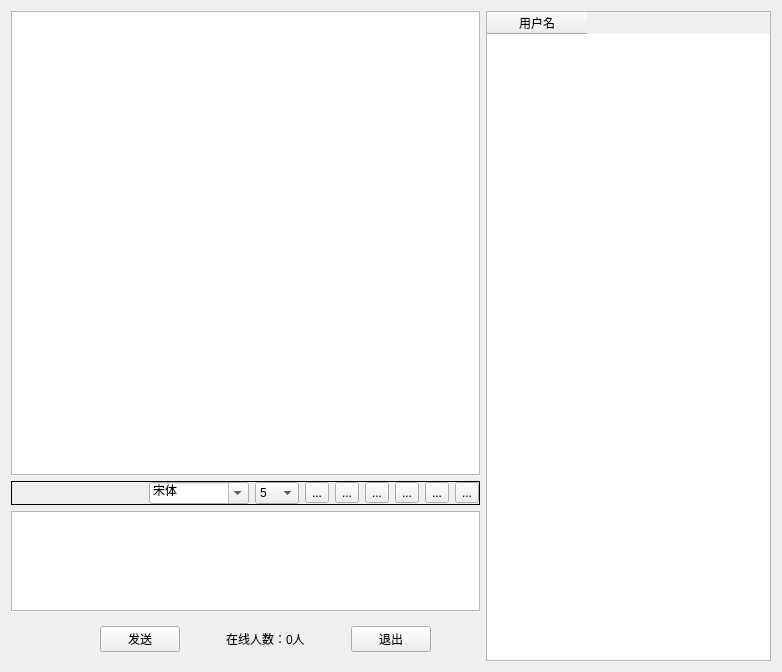
<?xml version="1.0" encoding="UTF-8"?>
<ui version="4.0">
 <class>Widget</class>
 <widget class="QWidget" name="Widget">
  <property name="geometry">
   <rect>
    <x>0</x>
    <y>0</y>
    <width>782</width>
    <height>672</height>
   </rect>
  </property>
  <property name="windowTitle">
   <string>Widget</string>
  </property>
  <layout class="QHBoxLayout" name="horizontalLayout_7">
   <item>
    <widget class="QWidget" name="widget_7" native="true">
     <layout class="QHBoxLayout" name="horizontalLayout_6" stretch="0,0">
      <property name="leftMargin">
       <number>0</number>
      </property>
      <property name="topMargin">
       <number>0</number>
      </property>
      <property name="rightMargin">
       <number>0</number>
      </property>
      <property name="bottomMargin">
       <number>0</number>
      </property>
      <item>
       <widget class="QWidget" name="widget_6" native="true">
        <layout class="QVBoxLayout" name="verticalLayout_3">
         <property name="leftMargin">
          <number>0</number>
         </property>
         <property name="topMargin">
          <number>0</number>
         </property>
         <property name="rightMargin">
          <number>0</number>
         </property>
         <property name="bottomMargin">
          <number>0</number>
         </property>
         <item>
          <widget class="QWidget" name="widget_2" native="true">
           <layout class="QVBoxLayout" name="verticalLayout">
            <property name="leftMargin">
             <number>0</number>
            </property>
            <property name="topMargin">
             <number>0</number>
            </property>
            <property name="rightMargin">
             <number>0</number>
            </property>
            <property name="bottomMargin">
             <number>0</number>
            </property>
            <item>
             <widget class="QWidget" name="widget" native="true">
              <layout class="QHBoxLayout" name="horizontalLayout_2">
               <property name="leftMargin">
                <number>0</number>
               </property>
               <property name="topMargin">
                <number>0</number>
               </property>
               <property name="rightMargin">
                <number>0</number>
               </property>
               <property name="bottomMargin">
                <number>0</number>
               </property>
               <item>
                <widget class="QTextBrowser" name="textBrowser"/>
               </item>
              </layout>
             </widget>
            </item>
            <item>
             <widget class="QFrame" name="frame_2">
              <property name="frameShape">
               <enum>QFrame::Box</enum>
              </property>
              <layout class="QHBoxLayout" name="horizontalLayout">
               <property name="leftMargin">
                <number>0</number>
               </property>
               <property name="topMargin">
                <number>0</number>
               </property>
               <property name="rightMargin">
                <number>0</number>
               </property>
               <property name="bottomMargin">
                <number>0</number>
               </property>
               <item>
                <spacer name="horizontalSpacer_6">
                 <property name="orientation">
                  <enum>Qt::Horizontal</enum>
                 </property>
                 <property name="sizeHint" stdset="0">
                  <size>
                   <width>40</width>
                   <height>20</height>
                  </size>
                 </property>
                </spacer>
               </item>
               <item>
                <widget class="QFontComboBox" name="set_font">
                 <property name="maximumSize">
                  <size>
                   <width>100</width>
                   <height>16777215</height>
                  </size>
                 </property>
                 <property name="currentText">
                  <string>宋体</string>
                 </property>
                </widget>
               </item>
               <item>
                <widget class="QComboBox" name="font_size">
                 <property name="maximumSize">
                  <size>
                   <width>100</width>
                   <height>16777215</height>
                  </size>
                 </property>
                 <item>
                  <property name="text">
                   <string>5</string>
                  </property>
                 </item>
                 <item>
                  <property name="text">
                   <string>6</string>
                  </property>
                 </item>
                 <item>
                  <property name="text">
                   <string>7</string>
                  </property>
                 </item>
                 <item>
                  <property name="text">
                   <string>8</string>
                  </property>
                 </item>
                 <item>
                  <property name="text">
                   <string>9</string>
                  </property>
                 </item>
                 <item>
                  <property name="text">
                   <string>10</string>
                  </property>
                 </item>
                 <item>
                  <property name="text">
                   <string>11</string>
                  </property>
                 </item>
                 <item>
                  <property name="text">
                   <string>12</string>
                  </property>
                 </item>
                 <item>
                  <property name="text">
                   <string/>
                  </property>
                 </item>
                </widget>
               </item>
               <item>
                <widget class="QToolButton" name="boldTBtn">
                 <property name="toolTip">
                  <string>加粗</string>
                 </property>
                 <property name="text">
                  <string>...</string>
                 </property>
                 <property name="icon">
                  <iconset resource="res.qrc">
                   <normaloff>:/images/bold.png</normaloff>:/images/bold.png</iconset>
                 </property>
                </widget>
               </item>
               <item>
                <widget class="QToolButton" name="italicTBtn">
                 <property name="toolTip">
                  <string>斜体</string>
                 </property>
                 <property name="text">
                  <string>...</string>
                 </property>
                 <property name="icon">
                  <iconset resource="res.qrc">
                   <normaloff>:/images/italic.png</normaloff>:/images/italic.png</iconset>
                 </property>
                 <property name="checkable">
                  <bool>true</bool>
                 </property>
                </widget>
               </item>
               <item>
                <widget class="QToolButton" name="underlineTBtn">
                 <property name="toolTip">
                  <string>下划线</string>
                 </property>
                 <property name="text">
                  <string>...</string>
                 </property>
                 <property name="icon">
                  <iconset resource="res.qrc">
                   <normaloff>:/images/under.png</normaloff>:/images/under.png</iconset>
                 </property>
                 <property name="checkable">
                  <bool>true</bool>
                 </property>
                </widget>
               </item>
               <item>
                <widget class="QToolButton" name="colourTBtn">
                 <property name="toolTip">
                  <string>颜色</string>
                 </property>
                 <property name="text">
                  <string>...</string>
                 </property>
                 <property name="icon">
                  <iconset resource="res.qrc">
                   <normaloff>:/images/color.png</normaloff>:/images/color.png</iconset>
                 </property>
                </widget>
               </item>
               <item>
                <widget class="QToolButton" name="saveTBtn">
                 <property name="toolTip">
                  <string>保存</string>
                 </property>
                 <property name="text">
                  <string>...</string>
                 </property>
                 <property name="icon">
                  <iconset resource="res.qrc">
                   <normaloff>:/images/save.png</normaloff>:/images/save.png</iconset>
                 </property>
                </widget>
               </item>
               <item>
                <widget class="QToolButton" name="clearTBtn">
                 <property name="toolTip">
                  <string>清空</string>
                 </property>
                 <property name="text">
                  <string>...</string>
                 </property>
                 <property name="icon">
                  <iconset resource="res.qrc">
                   <normaloff>:/images/clear.png</normaloff>:/images/clear.png</iconset>
                 </property>
                </widget>
               </item>
              </layout>
             </widget>
            </item>
            <item>
             <widget class="QWidget" name="widget_4" native="true">
              <property name="maximumSize">
               <size>
                <width>16777215</width>
                <height>100</height>
               </size>
              </property>
              <layout class="QHBoxLayout" name="horizontalLayout_3">
               <property name="leftMargin">
                <number>0</number>
               </property>
               <property name="topMargin">
                <number>0</number>
               </property>
               <property name="rightMargin">
                <number>0</number>
               </property>
               <property name="bottomMargin">
                <number>0</number>
               </property>
               <item>
                <widget class="QTextEdit" name="msgTextEdit">
                 <property name="maximumSize">
                  <size>
                   <width>16777215</width>
                   <height>100</height>
                  </size>
                 </property>
                </widget>
               </item>
              </layout>
             </widget>
            </item>
           </layout>
          </widget>
         </item>
         <item>
          <widget class="QWidget" name="widget_5" native="true">
           <layout class="QHBoxLayout" name="horizontalLayout_4">
            <item>
             <spacer name="horizontalSpacer_2">
              <property name="orientation">
               <enum>Qt::Horizontal</enum>
              </property>
              <property name="sizeHint" stdset="0">
               <size>
                <width>40</width>
                <height>20</height>
               </size>
              </property>
             </spacer>
            </item>
            <item>
             <spacer name="horizontalSpacer">
              <property name="orientation">
               <enum>Qt::Horizontal</enum>
              </property>
              <property name="sizeHint" stdset="0">
               <size>
                <width>40</width>
                <height>20</height>
               </size>
              </property>
             </spacer>
            </item>
            <item>
             <widget class="QPushButton" name="sendBtn">
              <property name="text">
               <string>发送</string>
              </property>
             </widget>
            </item>
            <item>
             <spacer name="horizontalSpacer_4">
              <property name="orientation">
               <enum>Qt::Horizontal</enum>
              </property>
              <property name="sizeHint" stdset="0">
               <size>
                <width>40</width>
                <height>20</height>
               </size>
              </property>
             </spacer>
            </item>
            <item>
             <widget class="QLabel" name="username">
              <property name="text">
               <string>在线人数：0人</string>
              </property>
             </widget>
            </item>
            <item>
             <spacer name="horizontalSpacer_3">
              <property name="orientation">
               <enum>Qt::Horizontal</enum>
              </property>
              <property name="sizeHint" stdset="0">
               <size>
                <width>40</width>
                <height>20</height>
               </size>
              </property>
             </spacer>
            </item>
            <item>
             <widget class="QPushButton" name="exitBtn">
              <property name="text">
               <string>退出</string>
              </property>
             </widget>
            </item>
            <item>
             <spacer name="horizontalSpacer_5">
              <property name="orientation">
               <enum>Qt::Horizontal</enum>
              </property>
              <property name="sizeHint" stdset="0">
               <size>
                <width>40</width>
                <height>20</height>
               </size>
              </property>
             </spacer>
            </item>
           </layout>
          </widget>
         </item>
        </layout>
       </widget>
      </item>
      <item>
       <widget class="QWidget" name="widget_3" native="true">
        <layout class="QHBoxLayout" name="horizontalLayout_5" stretch="0">
         <property name="leftMargin">
          <number>0</number>
         </property>
         <property name="topMargin">
          <number>0</number>
         </property>
         <property name="rightMargin">
          <number>0</number>
         </property>
         <property name="bottomMargin">
          <number>0</number>
         </property>
         <item>
          <widget class="QTableWidget" name="tableWidget">
           <column>
            <property name="text">
             <string>用户名</string>
            </property>
           </column>
          </widget>
         </item>
        </layout>
       </widget>
      </item>
     </layout>
    </widget>
   </item>
  </layout>
 </widget>
 <resources>
  <include location="res.qrc"/>
 </resources>
 <connections/>
</ui>
